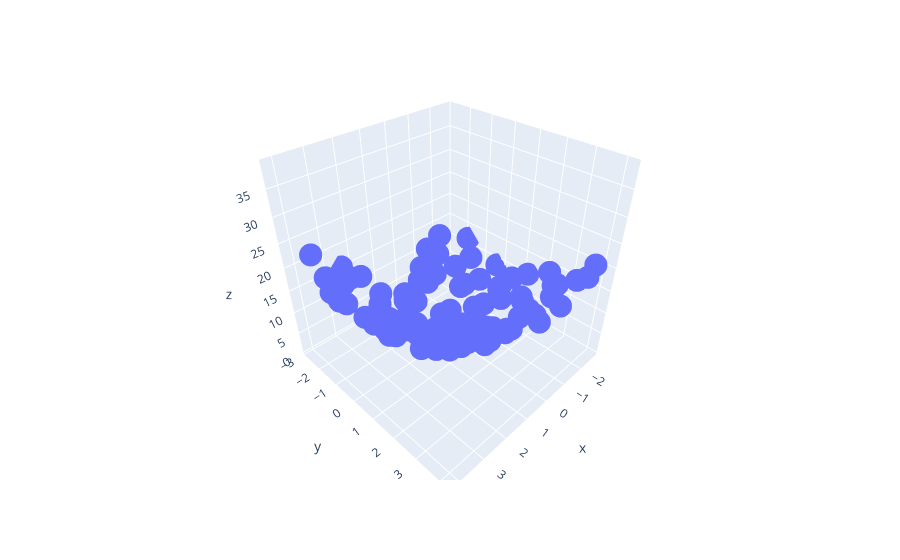

Source (notebook cell):
### Markdown cell above
#### Plotting 3D Scatter Plot

### Code cell
import plotly.express as px
df = px.data.iris()
fig = px.scatter_3d(df, x=x.ravel(), y=y.ravel(), z=z.ravel())
fig.show()
